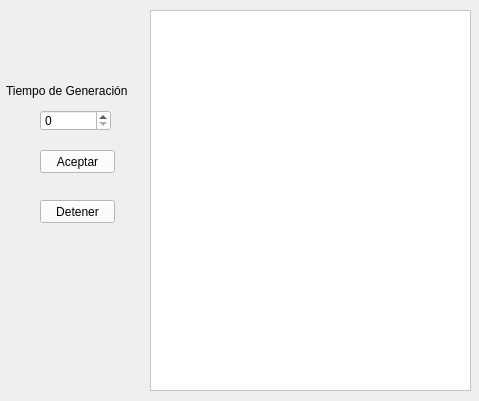
<?xml version="1.0" encoding="UTF-8"?>
<ui version="4.0">
 <class>VentanaArbolVida</class>
 <widget class="QMainWindow" name="VentanaArbolVida">
  <property name="geometry">
   <rect>
    <x>0</x>
    <y>0</y>
    <width>479</width>
    <height>401</height>
   </rect>
  </property>
  <property name="windowTitle">
   <string>Árbol de la Vida</string>
  </property>
  <property name="windowIcon">
   <iconset resource="recursos.qrc">
    <normaloff>:/imagenes/recursos/imagenes/tree-48-512.png</normaloff>:/imagenes/recursos/imagenes/tree-48-512.png</iconset>
  </property>
  <property name="styleSheet">
   <string notr="true">background-color: qlineargradient(spread:pad, x1:0, y1:0,x2:1,y2:0,stop:0 
rgba(0,182,255,255), stop:0.329545 rgba(255,255,255,255), stop:0.670455
rgba(255,255,255,255),stop:1 rgba(255,102,0,255));</string>
  </property>
  <widget class="QWidget" name="centralwidget">
   <widget class="QTextBrowser" name="ids">
    <property name="geometry">
     <rect>
      <x>150</x>
      <y>10</y>
      <width>321</width>
      <height>381</height>
     </rect>
    </property>
    <property name="styleSheet">
     <string notr="true">background-color: rgb(255, 255, 255);</string>
    </property>
   </widget>
   <widget class="QPushButton" name="Detener">
    <property name="geometry">
     <rect>
      <x>40</x>
      <y>200</y>
      <width>75</width>
      <height>23</height>
     </rect>
    </property>
    <property name="styleSheet">
     <string notr="true">background-color: rgb(255, 255, 255);
font: 75 16pt &quot;System&quot;;</string>
    </property>
    <property name="text">
     <string>Detener</string>
    </property>
   </widget>
   <widget class="QPushButton" name="aceptar">
    <property name="geometry">
     <rect>
      <x>40</x>
      <y>150</y>
      <width>75</width>
      <height>23</height>
     </rect>
    </property>
    <property name="styleSheet">
     <string notr="true">background-color: rgb(255, 255, 255);
font: 75 16pt &quot;System&quot;;</string>
    </property>
    <property name="text">
     <string>Aceptar</string>
    </property>
   </widget>
   <widget class="QSpinBox" name="spinBox">
    <property name="geometry">
     <rect>
      <x>40</x>
      <y>110</y>
      <width>71</width>
      <height>21</height>
     </rect>
    </property>
    <property name="styleSheet">
     <string notr="true">background-color: rgb(255, 255, 255);</string>
    </property>
   </widget>
   <widget class="QLabel" name="label">
    <property name="geometry">
     <rect>
      <x>6</x>
      <y>80</y>
      <width>141</width>
      <height>21</height>
     </rect>
    </property>
    <property name="styleSheet">
     <string notr="true">font: 11pt &quot;Californian FB&quot;;
background-color: rgba(255, 255, 255, 0);</string>
    </property>
    <property name="text">
     <string>Tiempo de Generación</string>
    </property>
   </widget>
  </widget>
 </widget>
 <resources>
  <include location="recursos.qrc"/>
 </resources>
 <connections/>
</ui>
